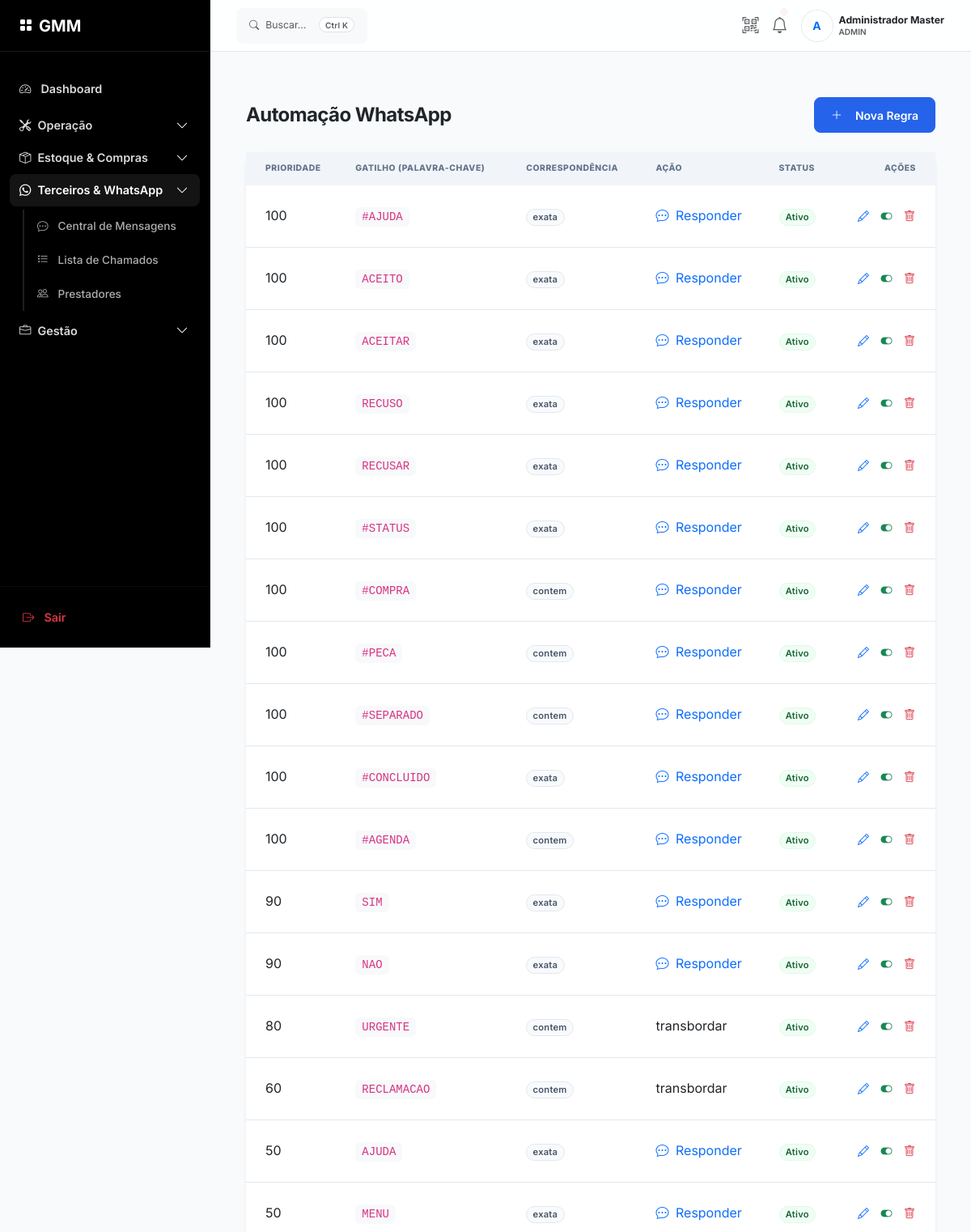
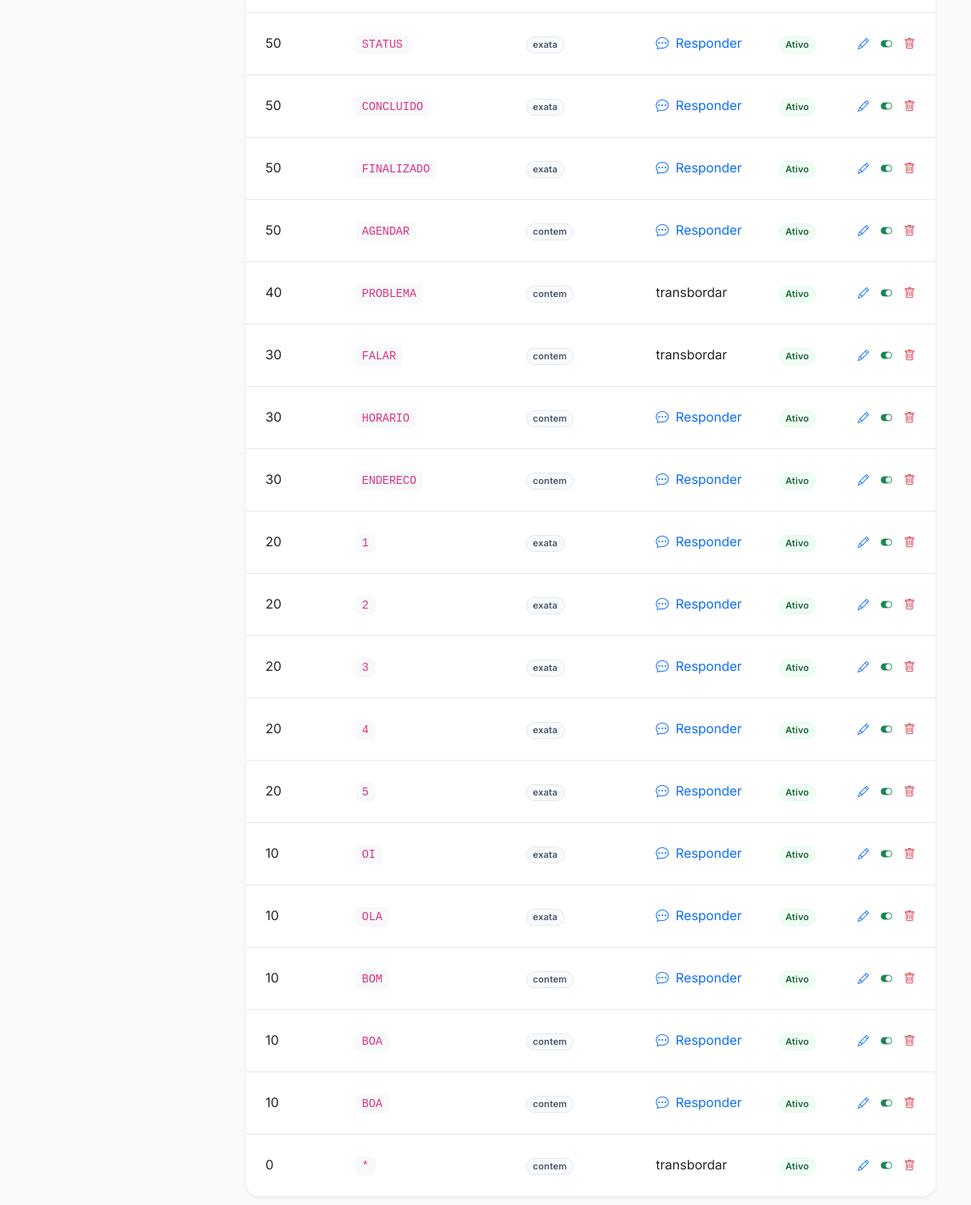
/admin/whatsapp/regras (signed in), run on the app's committed database (2 pictures, top to bottom).
### app/models/models.py (models this page shows, shortened)
class Usuario(UserMixin, db.Model):
    __tablename__ = 'usuarios'
    id = db.Column(db.Integer, primary_key=True)
    nome = db.Column(db.String(100), nullable=False)
    username = db.Column(db.String(50), unique=True, nullable=False)
    telefone = db.Column(db.String(20), nullable=True)
    email = db.Column(db.String(120), unique=True, nullable=True)
    senha_hash = db.Column(db.String(255), nullable=False)
    tipo = db.Column(db.String(20), nullable=False)
    foto_perfil = db.Column(db.String(255), nullable=True) # [Novo PRD 3.1.1]
    unidade_padrao_id = db.Column(db.Integer, db.ForeignKey('unidades.id'), nullable=True)
    ativo = db.Column(db.Boolean, default=True)
    ultimo_acesso = db.Column(db.DateTime, nullable=True)
    created_at = db.Column(db.DateTime, default=datetime.utcnow)
    registros = db.relationship('RegistroPonto', backref='usuario', lazy=True)

### app/models/whatsapp_models.py (models this page shows, shortened)
class RegrasAutomacao(db.Model):
    __tablename__ = 'whatsapp_regras_automacao'
    id = db.Column(db.Integer, primary_key=True)
    palavra_chave = db.Column(db.String(50), nullable=False, index=True)
    tipo_correspondencia = db.Column(db.String(20), default='exata') # exata, contem
    acao = db.Column(db.String(50), nullable=False) # responder, criar_os, transbordar
    resposta_texto = db.Column(db.Text)
    encaminhar_para_perfil = db.Column(db.String(50), nullable=True) # admin, comprador, gerente
    funcao_sistema = db.Column(db.String(50), nullable=True) # Nome da função a executar
    prioridade = db.Column(db.Integer, default=0)
    ativo = db.Column(db.Boolean, default=True)
    created_at = db.Column(db.DateTime, default=datetime.utcnow)

### app/routes/admin_whatsapp.py (the view)
@bp.route('/admin/whatsapp/regras', methods=['GET'])
@login_required
def listar_regras():
    if current_user.tipo != 'admin':
        abort(403)
    regras = RegrasAutomacao.query.order_by(
        RegrasAutomacao.prioridade.desc()
    ).all()
    return render_template('admin/whatsapp_regras.html', regras=regras)

### app/templates/admin/whatsapp_regras.html (shortened to what this page needs)
{% extends "base.html" %}
{% block content %}
<div class="container-fluid py-4">
    <div class="d-flex justify-content-between align-items-center mb-4">
        <h2 class="h4 fw-bold text-dark mb-0">Automação WhatsApp</h2>
        <button class="btn btn-primary" data-bs-toggle="modal" data-bs-target="#modalNovaRegra">
            <i class="bi bi-plus-lg me-2"></i>Nova Regra
        </button>
    </div>
    <div class="card border-0 shadow-sm">
        <div class="card-body p-0">
            <div class="table-responsive">
                <table class="table align-middle mb-0">
                    <thead class="bg-light">
                        <tr>
                            <th class="ps-4">Prioridade</th>
                            <th>Gatilho (Palavra-chave)</th>
                            <th>Correspondência</th>
                            <th>Ação</th>
                            <th>Status</th>
                            <th class="text-end pe-4">Ações</th>
                        </tr>
                    </thead>
                    <tbody>
                        {% for regra in regras %}
                        <tr>
                            <td class="ps-4">{{ regra.prioridade }}</td>
                            <td><code class="px-2 py-1 bg-light rounded">{{ regra.palavra_chave }}</code></td>
                            <td>
                                <span class="badge bg-secondary bg-opacity-10 text-secondary">
                                    {{ regra.tipo_correspondencia }}
                                </span>
                            </td>
                            <td>
                                {% if regra.acao == 'responder' %}
                                <span class="text-primary"><i class="bi bi-chat-dots me-1"></i> Responder</span>
                                {% elif regra.acao == 'encaminhar' %}
                                <span class="text-warning"><i class="bi bi-box-arrow-in-right me-1"></i> Encaminhar ({{
                                    regra.encaminhar_para_perfil }})</span>
                                {% elif regra.acao == 'executar_funcao' %}
                                <span class="text-info"><i class="bi bi-gear me-1"></i> Executar ({{
                                    regra.funcao_sistema }})</span>
                                {% else %}
                                {{ regra.acao }}
                                {% endif %}
                            </td>
                            <td>
                                <span class="badge bg-{{ 'success' if regra.ativo else 'secondary' }}">
                                    {{ 'Ativo' if regra.ativo else 'Inativo' }}
                                </span>
                            </td>
                            <td class="text-end pe-4">
                                <button class="btn btn-sm btn-link text-primary p-0 me-2"
                                    onclick="editarRegra({{ regra.id }})"
                                    title="Editar regra">
                                    <i class="bi bi-pencil"></i>
                                </button>
                                <button class="btn btn-sm btn-link text-{{ 'success' if regra.ativo else 'secondary' }} p-0 me-2"
                                    onclick="toggleRegra({{ regra.id }})"
                                    title="{{ 'Desativar' if regra.ativo else 'Ativar' }}">
                                    <i class="bi bi-toggle-{{ 'on' if regra.ativo else 'off' }}"></i>
                                </button>
                                <button class="btn btn-sm btn-link text-danger p-0"
                                    onclick="excluirRegra({{ regra.id }})"
                                    title="Excluir regra">
                                    <i class="bi bi-trash"></i>
                                </button>
                            </td>
                        </tr>
                        {% endfor %}
                    </tbody>
                </table>
            </div>
        </div>
    </div>
</div>
{% endblock %}

### app/templates/base.html (shortened to what this page needs)
<!DOCTYPE html>
<html lang="pt-br">
<head>
    <link href="https://cdn.jsdelivr.net/npm/bootstrap@5.3.0/dist/css/bootstrap.min.css" rel="stylesheet">
    <link rel="stylesheet" href="https://cdn.jsdelivr.net/npm/bootstrap-icons@1.10.5/font/bootstrap-icons.css">
    <link rel="stylesheet" href="{{ url_for('static', filename='css/style.css') }}">
</head>
<body>
    <div class="app-shell">
        <aside class="offcanvas-lg offcanvas-start app-sidebar" tabindex="-1" id="sidebar"
            aria-labelledby="sidebarLabel" data-bs-scroll="true">
            <div class="sidebar-header">
                <a class="text-white text-decoration-none d-flex align-items-center gap-2"
                    href="{{ url_for('ponto.index') }}">
                    <i class="bi bi-grid-fill text-accent"></i>
                    <span class="fw-bold fs-5">GMM</span>
                </a>
            </div>
            {% if current_user.is_authenticated %}
            {% set grp_operacao  = request.endpoint in ['os.nova_os'] or 'equipamentos' in request.endpoint %}
            {% set grp_estoque   = 'estoque' in request.endpoint or 'compras' in request.endpoint or 'transferencias' in request.endpoint %}
            {% set grp_terceiros = 'terceirizados' in request.endpoint or 'admin_whatsapp' in request.endpoint %}
            {% set grp_gestao    = 'manutencao' in request.endpoint or 'analytics' in request.endpoint or request.endpoint in ['admin.dashboard', 'admin_whatsapp.dashboard'] %}
            {% endif %}
            <div class="sidebar-nav accordion" id="sidebarAccordion">
                {% if current_user.is_authenticated %}
                <a href="{{ url_for('ponto.index') }}"
                    class="nav-link-saas mb-1 {{ 'active' if request.endpoint == 'ponto.index' }}">
                    <i class="bi bi-speedometer2"></i> Dashboard
                </a>
                <div class="accordion-item bg-transparent border-0">
                    <h2 class="accordion-header">
                        <button class="accordion-button nav-link-saas {{ '' if grp_operacao else 'collapsed' }}"
                            type="button" data-bs-toggle="collapse" data-bs-target="#grpOperacao"
                            aria-expanded="{{ 'true' if grp_operacao else 'false' }}">
                            <i class="bi bi-tools me-2"></i> Operação
                        </button>
                    </h2>
                </div>
                <div class="accordion-item bg-transparent border-0">
                    <h2 class="accordion-header">
                        <button class="accordion-button nav-link-saas {{ '' if grp_estoque else 'collapsed' }}"
                            type="button" data-bs-toggle="collapse" data-bs-target="#grpEstoque"
                            aria-expanded="{{ 'true' if grp_estoque else 'false' }}">
                            <i class="bi bi-box-seam me-2"></i> Estoque & Compras
                        </button>
                    </h2>
                </div>
                <div class="accordion-item bg-transparent border-0">
                    <h2 class="accordion-header">
                        <button class="accordion-button nav-link-saas {{ '' if grp_terceiros else 'collapsed' }}"
                            type="button" data-bs-toggle="collapse" data-bs-target="#grpTerceiros"
                            aria-expanded="{{ 'true' if grp_terceiros else 'false' }}">
                            <i class="bi bi-whatsapp me-2"></i> Terceiros & WhatsApp
                        </button>
                    </h2>
                    <div id="grpTerceiros" class="accordion-collapse collapse {{ 'show' if grp_terceiros }}"
                        data-bs-parent="#sidebarAccordion">
                        <div class="accordion-body py-1 ps-3">
                            {% if current_user.tipo in ['admin', 'gerente'] %}
                            <a href="{{ url_for('admin_whatsapp.chat_central') }}"
                                class="nav-link-saas nav-link-sub {{ 'active' if request.endpoint == 'admin_whatsapp.chat_central' }}">
                                <i class="bi bi-chat-dots"></i> Central de Mensagens
                            </a>
                            {% endif %}
                            <a href="{{ url_for('terceirizados.listar_chamados') }}"
                                class="nav-link-saas nav-link-sub {{ 'active' if request.endpoint == 'terceirizados.listar_chamados' or request.endpoint == 'terceirizados.detalhes_chamado' }}">
                                <i class="bi bi-list-task"></i> Lista de Chamados
                            </a>
                            {% if current_user.tipo in ['admin', 'gerente'] %}
                            <a href="{{ url_for('terceirizados.listar_prestadores') }}"
                                class="nav-link-saas nav-link-sub {{ 'active' if request.endpoint == 'terceirizados.listar_prestadores' }}">
                                <i class="bi bi-people"></i> Prestadores
                            </a>
                            {% endif %}
                        </div>
                    </div>
                </div>
                {% if current_user.tipo in ['admin', 'gerente'] %}
                <div class="accordion-item bg-transparent border-0">
                    <h2 class="accordion-header">
                        <button class="accordion-button nav-link-saas {{ '' if grp_gestao else 'collapsed' }}"
                            type="button" data-bs-toggle="collapse" data-bs-target="#grpGestao"
                            aria-expanded="{{ 'true' if grp_gestao else 'false' }}">
                            <i class="bi bi-briefcase me-2"></i> Gestão
                        </button>
                    </h2>
                </div>
                {% endif %}
                {% endif %}
            </div>
            {% if current_user.is_authenticated %}
            <div class="p-3 border-top border-secondary border-opacity-10">
                <a href="{{ url_for('auth.logout') }}" class="nav-link-saas text-danger">
                    <i class="bi bi-box-arrow-right"></i> Sair
                </a>
            </div>
            {% endif %}
        </aside>
        <div class="main-wrapper">
            <header class="app-header">
                <div class="d-flex align-items-center gap-3">
                    <button class="btn btn-secondary border-0 bg-light d-none d-md-flex align-items-center gap-2 px-3"
                        onclick="SearchModule.open()">
                        <i class="bi bi-search small text-muted"></i>
                        <span class="text-muted fw-normal small">Buscar...</span>
                        <span class="badge bg-white text-muted border ms-2" style="font-size: 10px;">Ctrl K</span>
                    </button>
                </div>
                <div class="d-flex align-items-center gap-3">
                    {% if current_user.is_authenticated %}
                    <button class="btn btn-icon text-muted p-0 border-0 bg-transparent" onclick="abrirScannerQR()">
                        <i class="bi bi-qr-code-scan fs-5"></i>
                    </button>
                    <button class="btn btn-icon text-muted position-relative p-0 border-0 bg-transparent">
                        <i class="bi bi-bell fs-5"></i>
                        <span
                            class="position-absolute top-0 start-100 translate-middle p-1 bg-danger border border-light rounded-circle"
                            style="margin-top: 5px; margin-left: -5px;">
                        </span>
                    </button>
                    <div class="dropdown">
                        <button
                            class="btn btn-link text-decoration-none p-0 d-flex align-items-center gap-2 dropdown-toggle-no-caret"
                            data-bs-toggle="dropdown">
                            <div class="avatar-circle bg-accent bg-opacity-10 text-accent fw-bold rounded-circle d-flex align-items-center justify-content-center"
                                style="width: 38px; height: 38px; border: 2px solid #fff; box-shadow: 0 0 0 1px var(--border);">
                                {{ current_user.nome[0] | upper }}
                            </div>
                            <div class="text-start d-none d-lg-block" style="line-height: 1.2;">
                                <div class="fw-bold text-dark small">{{ current_user.nome }}</div>
                                <div class="text-muted" style="font-size: 10px;">{{ current_user.tipo | upper }}</div>
                            </div>
                        </button>
                    </div>
                    {% endif %}
                </div>
            </header>
            <main class="content-inner">
                {% block content %}{% endblock %}
            </main>
        </div>
    </div>
</body>
</html>

### data on the page
Usuario: nome "A", nome "Administrador Master", tipo "ADMIN"
RegrasAutomacao: prioridade "100", palavra_chave "#AJUDA", tipo_correspondencia "exata", acao "responder" (drawn), ativo "Ativo"
RegrasAutomacao: prioridade "100", palavra_chave "ACEITO", tipo_correspondencia "exata", acao "responder" (drawn), ativo "Ativo"
RegrasAutomacao: prioridade "100", palavra_chave "ACEITAR", tipo_correspondencia "exata", acao "responder" (drawn), ativo "Ativo"
RegrasAutomacao: prioridade "100", palavra_chave "RECUSO", tipo_correspondencia "exata", acao "responder" (drawn), ativo "Ativo"
RegrasAutomacao: prioridade "100", palavra_chave "RECUSAR", tipo_correspondencia "exata", acao "responder" (drawn), ativo "Ativo"
RegrasAutomacao: prioridade "100", palavra_chave "#STATUS", tipo_correspondencia "exata", acao "responder" (drawn), ativo "Ativo"
RegrasAutomacao: prioridade "100", palavra_chave "#COMPRA", tipo_correspondencia "contem", acao "responder" (drawn), ativo "Ativo"
RegrasAutomacao: prioridade "100", palavra_chave "#PECA", tipo_correspondencia "contem", acao "responder" (drawn), ativo "Ativo"
RegrasAutomacao: prioridade "100", palavra_chave "#SEPARADO", tipo_correspondencia "contem", acao "responder" (drawn), ativo "Ativo"
RegrasAutomacao: prioridade "100", palavra_chave "#CONCLUIDO", tipo_correspondencia "exata", acao "responder" (drawn), ativo "Ativo"
RegrasAutomacao: prioridade "100", palavra_chave "#AGENDA", tipo_correspondencia "contem", acao "responder" (drawn), ativo "Ativo"
RegrasAutomacao: prioridade "90", palavra_chave "SIM", tipo_correspondencia "exata", acao "responder" (drawn), ativo "Ativo"
RegrasAutomacao: prioridade "90", palavra_chave "NAO", tipo_correspondencia "exata", acao "responder" (drawn), ativo "Ativo"
RegrasAutomacao: prioridade "80", palavra_chave "URGENTE", tipo_correspondencia "contem", acao "transbordar", ativo "Ativo"
RegrasAutomacao: prioridade "60", palavra_chave "RECLAMACAO", tipo_correspondencia "contem", acao "transbordar", ativo "Ativo"
RegrasAutomacao: prioridade "50", palavra_chave "AJUDA", tipo_correspondencia "exata", acao "responder" (drawn), ativo "Ativo"
RegrasAutomacao: prioridade "50", palavra_chave "MENU", tipo_correspondencia "exata", acao "responder" (drawn), ativo "Ativo"
RegrasAutomacao: prioridade "50", palavra_chave "STATUS", tipo_correspondencia "exata", acao "responder" (drawn), ativo "Ativo"
RegrasAutomacao: prioridade "50", palavra_chave "CONCLUIDO", tipo_correspondencia "exata", acao "responder" (drawn), ativo "Ativo"
RegrasAutomacao: prioridade "50", palavra_chave "FINALIZADO", tipo_correspondencia "exata", acao "responder" (drawn), ativo "Ativo"
RegrasAutomacao: prioridade "50", palavra_chave "AGENDAR", tipo_correspondencia "contem", acao "responder" (drawn), ativo "Ativo"
RegrasAutomacao: prioridade "40", palavra_chave "PROBLEMA", tipo_correspondencia "contem", acao "transbordar", ativo "Ativo"
RegrasAutomacao: prioridade "30", palavra_chave "FALAR", tipo_correspondencia "contem", acao "transbordar", ativo "Ativo"
RegrasAutomacao: prioridade "30", palavra_chave "HORARIO", tipo_correspondencia "contem", acao "responder" (drawn), ativo "Ativo"
RegrasAutomacao: prioridade "30", palavra_chave "ENDERECO", tipo_correspondencia "contem", acao "responder" (drawn), ativo "Ativo"
RegrasAutomacao: prioridade "20", palavra_chave "1", tipo_correspondencia "exata", acao "responder" (drawn), ativo "Ativo"
RegrasAutomacao: prioridade "20", palavra_chave "2", tipo_correspondencia "exata", acao "responder" (drawn), ativo "Ativo"
RegrasAutomacao: prioridade "20", palavra_chave "3", tipo_correspondencia "exata", acao "responder" (drawn), ativo "Ativo"
RegrasAutomacao: prioridade "20", palavra_chave "4", tipo_correspondencia "exata", acao "responder" (drawn), ativo "Ativo"
RegrasAutomacao: prioridade "20", palavra_chave "5", tipo_correspondencia "exata", acao "responder" (drawn), ativo "Ativo"
RegrasAutomacao: prioridade "10", palavra_chave "OI", tipo_correspondencia "exata", acao "responder" (drawn), ativo "Ativo"
RegrasAutomacao: prioridade "10", palavra_chave "OLA", tipo_correspondencia "exata", acao "responder" (drawn), ativo "Ativo"
RegrasAutomacao: prioridade "10", palavra_chave "BOM", tipo_correspondencia "contem", acao "responder" (drawn), ativo "Ativo"
RegrasAutomacao: prioridade "10", palavra_chave "BOA", tipo_correspondencia "contem", acao "responder" (drawn), ativo "Ativo"
RegrasAutomacao: prioridade "10", palavra_chave "BOA", tipo_correspondencia "contem", acao "responder" (drawn), ativo "Ativo"
RegrasAutomacao: prioridade "0", palavra_chave "*", tipo_correspondencia "contem", acao "transbordar", ativo "Ativo"
